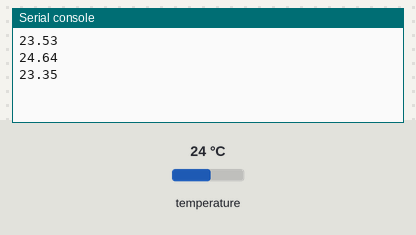
Simulated run of this program. Board: BBC micro:bit (MakeCode). Shown: the last lines printed to the serial console. The inputs (shaded band) are chosen by the test bench; at power-on: temperature 24 °C. Random numbers come from a fixed seed.

Above: at 1.2 s.
1.3 s: temperature set to 12 °C
At 1.81 s:
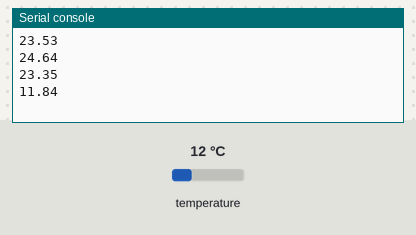
2.8 s: temperature set to 19 °C
At 3.31 s:
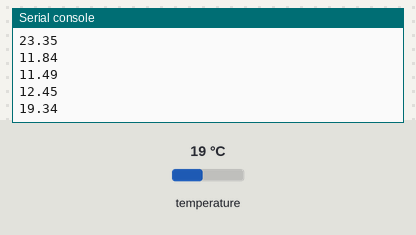
Timing chart, 0 to 5.8 s (numbered marks = the images above; inputs shaded):
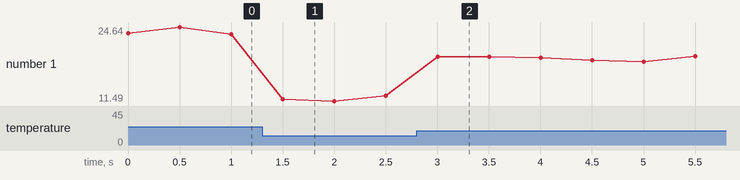

The program:

main.ts
```typescript
let temperatur = 0
let variation = 0
serial.redirectToUSB()
loops.everyInterval(500, function () {
    variation = Math.trunc(randint(-81, 75)) / 100
    temperatur = input.temperature() + variation
    serial.writeLine("" + (temperatur))
})
basic.forever(function () {

})
```

test.ts
```typescript
// Hier kann man Tests durchführen; diese Datei wird nicht kompiliert, wenn dieses Paket als Erweiterung verwendet wird.
```

Measured:
- after the input at 1.3 s, the serial console: prints a new line after 0.20 s (image 1)
- after the input at 2.8 s, the serial console: prints a new line after 0.20 s (image 2)
- plotted number 1: 23.35 → 12.45 after the input at 1.3 s, 12.45 → 19.7 after the input at 2.8 s
